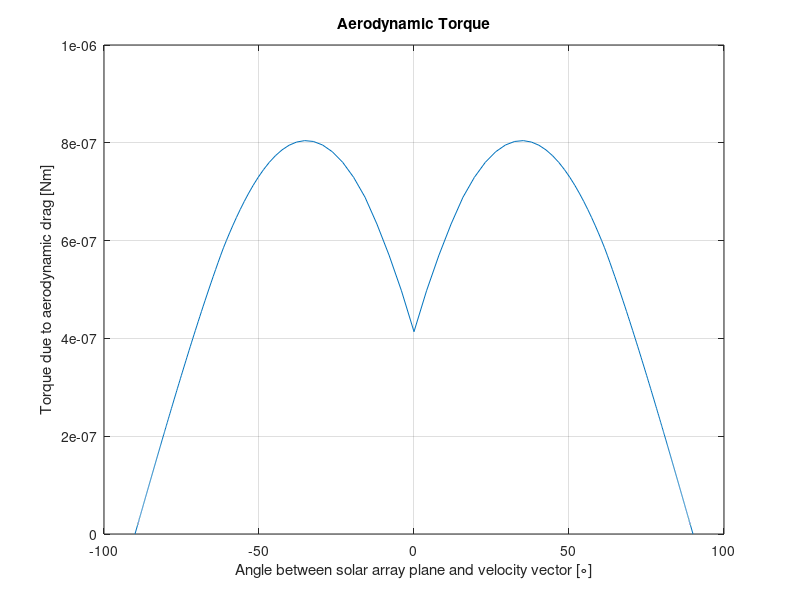

Here is the MATLAB script that generated this plot:
%%%%%%%%%%%%%%%%%%%%%%%%%%%%%%%%%%%%%%%%%%%%%%%%%%
% This file calculates the worst case aerodynamic
% torque. It is assumed that the satellite consists
% of two bodies - the solar array and satellite
% body. The solar array has a fixed CoM where the
% satellite body's CoM is changed within 2cm of the
% geometrical center. First the combined CoM for
% the satellite body and solar array is calculated.
% Then the area perpendicular to the velocity
% vector is calculated and finally the aerodynamic
% force and torque are calculated.
%%%%%%%%%%%%%%%%%%%%%%%%%%%%%%%%%%%%%%%%%%%%%%%%%%

%%%%%%%%%%%%%%%%%%%%%%%%%%%%%%%%%%%%%%%%%%%%%%%%%%
% Constants
%%%%%%%%%%%%%%%%%%%%%%%%%%%%%%%%%%%%%%%%%%%%%%%%%%
printEPS = true;              % print the plot to a file if true
Cd       = 2;                 % Drag coefficient
rho      = 6.0e-12+7.3e-13;             % density of the atmosphere
v        = 7613;              % air speed [m/s]
m_sat    = 2.5;               % mass of satellite body [kg]
m_flap   = 0.5;               % mass of solar array [kg]
GOM      = [0.05,0.05,0.15]'; % position of the Geometric center in SBRF (x,y,z) [m]
COM_flap = [0.05,0.05,0]';    % position of solar array CoM in SBRF (x,y,z) [m]
z_max    = 100;                % maximum value of the z-axis component of
                              % the velocity vector
R_ref    = [1,1,-z_max];      % air velocity unit vector start direction in SBRF (x,y,z) [m]


% dimensions of satellite body
x = [0.10 0 0]';              % dimension of satellite body x-axis in SBRF (x,y,z) [m]
y = [0 0.10 0]';              % dimension of satellite body y-axis in SBRF (x,y,z) [m]
z = [0 0 0.30]';              % dimension of satellite body z-axis in SBRF (x,y,z) [m]

% dimensions of solar arrays
f1_x = x;                     % dimension of solar array 1 x-axis in SBRF (x,y,z) [m]
f1_y = [0 -0.30 0]';          % dimension of solar array 1 y-axis in SBRF (x,y,z) [m]
f2_x = [-0.30 0 0]';          % dimension of solar array 2 x-axis in SBRF (x,y,z) [m]
f2_y = y;                     % dimension of solar array 2 y-axis in SBRF (x,y,z) [m]

% arrays used to store max torques at each CoM
torque_a_all = [];

% for loop used to change position of CoM with a constrained lenght of 2cm
% arrays used to store torques at each air velocity direction
torque_a_no_flap = [];
torque_a = [];

angle_a = [];

% calculates CoM of the satellite body and combined CoM
COM_sat = GOM;
COM = (COM_sat*m_sat+COM_flap*m_flap)/(m_sat+m_flap);

% constants used in the projection matrix
A = R_ref(1);
B = R_ref(2);
% for loop used to change air velocity direction
for C = R_ref(3):0.1:z_max;
  % calculates the air velocity unit vector
  v_hat = [A,B,C]';
  v_hat = v_hat/norm(v_hat);
  
  % calculates the projection matrix
  P = 1/(A^2 + B^2 + C^2)*[B^2+C^2, -A*B, -A*C;-A*B,A^2+C^2,-B*C;-A*C,-B*C A^2+B^2];
  
  % projects the satellite body and solar array dimension onto the
  % plane ortogonal to the air velocity vector
  xp = P*x;
  yp = P*y;
  zp = P*z;
  f1_px = P*f1_x;
  f1_py = P*f1_y;
  f2_px = P*f2_x;
  f2_py = P*f2_y;
  
  % projects the the z-axis of the satellite body in the plane onto the
  % solar array axes in the plane 
  f1_pxp = dot(zp,f1_px)/norm(f1_px)^2*f1_px;
  f1_pyp= dot(zp,f1_py)/norm(f1_py)^2*f1_py;
  f2_pxp = dot(zp,f2_px)/norm(f2_px)^2*f2_px;
  f2_pyp = dot(zp,f2_py)/norm(f2_py)^2*f2_py;
  
  % determines if the shadow of the satellite body z-axis is greater than the solar array
  if(norm(f1_pyp)> norm(f1_py))
    f1_pyp = f1_py;
  end
  if(norm(f2_pxp)>norm(f2_px))
    hep = f2_px;
  else
    hep = f2_pxp;
  end
  
  % calculates the shadow area in the plane of the different solar arrays. The shadow area
  % is either a triangle or a square - a triangle.
  if(norm(f1_pxp) < norm(f1_px))
    A_shad_1 = norm(cross(xp,f1_pyp))-0.5*norm(cross(f1_pxp,f1_pyp));
  else
    A_shad_1 = 0.5*norm(cross(xp,f1_pyp));
  end
  if(norm(f2_pyp) < norm(f2_py))
    A_shad_2 = norm(cross(yp,hep))-0.5*norm(cross(f2_pyp,hep));
  else
    A_shad_2 = 0.5*norm(cross(yp,hep));
  end
  
  % calculates the combined shadow area in the plane
  A_shadow = A_shad_1+A_shad_2;
  % calculates the area of the four solar arrays in the plane
  A_flap = norm(cross(f1_px,f1_py))*4;
  % calculates the projected area of the satellite body.
  A_sat = norm(cross(xp,yp))+norm(cross(yp,zp))+norm(cross(xp,zp));
  
  A_tot = A_sat+A_flap-A_shadow;
  % calculates the aerodynamic force on the satellite where the solar
  % array is deployed
  F_a = -0.5*rho*Cd*v^2*A_tot;
  % calculates the aerodynamic force on the satellite where the solar
  % array is folded
  F_a_no_flap = -0.5*rho*Cd*v^2*A_sat;
  % torques with folded solar array at different attitudes are "stored"
  torque_a_no_flap = [torque_a_no_flap,norm(cross(GOM-COM_sat,F_a_no_flap*v_hat))];
  % torques with deployed solar array at different attitudes are "stored"
  torque_a = [torque_a,norm(cross(GOM-COM,F_a*v_hat))];
  if(C<0)
    angle_a = [angle_a,-acos(dot([1 1 0]'/norm([1 1 0]'),v_hat))];
  else
    angle_a = [angle_a,acos(dot([1 1 0]'/norm([1 1 0]'),v_hat))];
  end
end

figure()
plot([-90 angle_a.*(180/pi) 90],[0 torque_a 0])
grid on
xlabel('Angle between solar array plane and velocity vector [\circ]')
ylabel('Torque due to aerodynamic drag [Nm]')
title('Aerodynamic Torque')

if(printEPS)
    print -depsc aerodynamic_torque_vs_attitude.eps
end